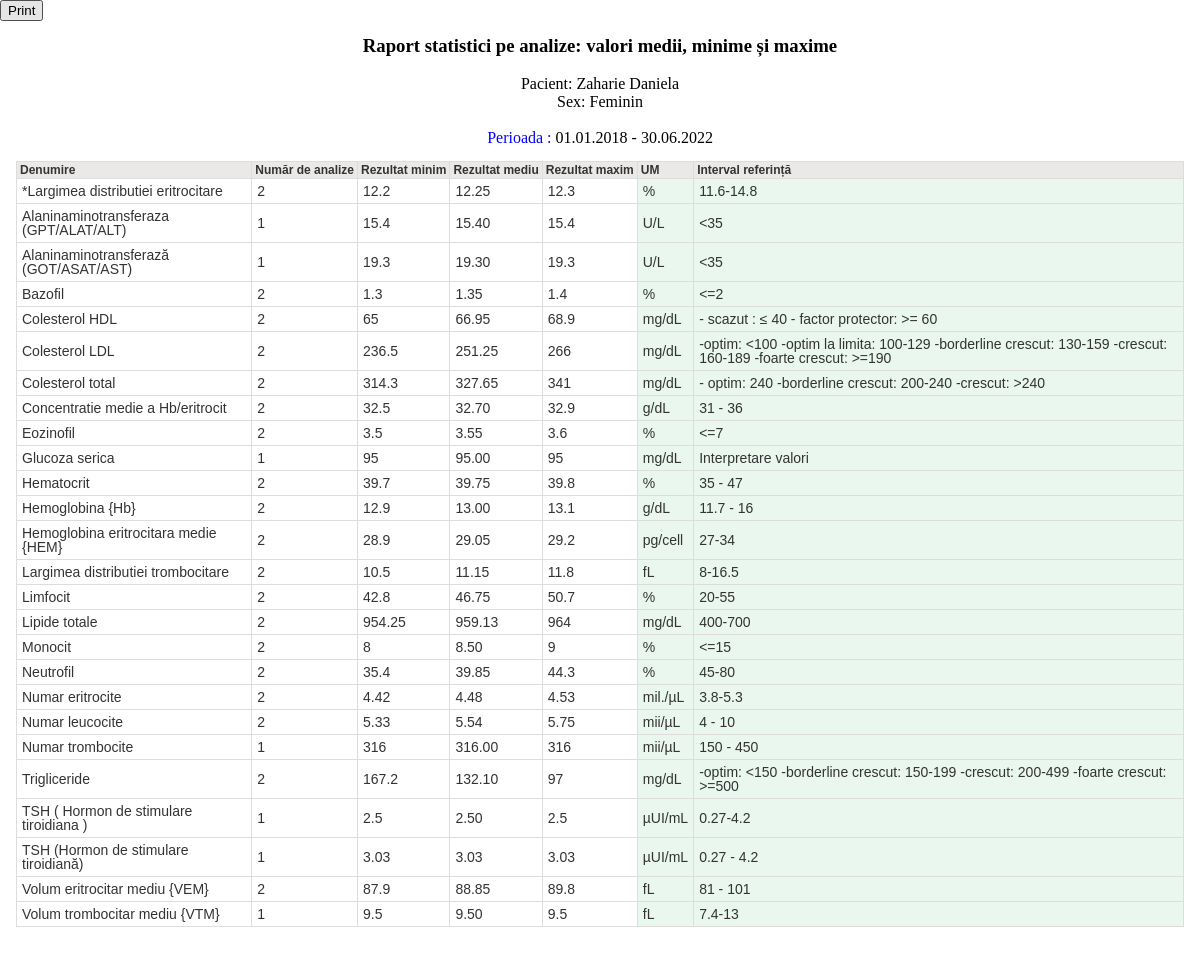
The page /buletine/rptStatisticiAnalize.php (signed in) on the database its author committed.
### tables this page shows
CREATE TABLE `tblperioada` (
  `DataI` date NOT NULL,
  `DataF` date NOT NULL
);

CREATE TABLE `nom_analize` (
  `IDA` int(11) NOT NULL,
  `DenumireA` varchar(250) NOT NULL,
  `Um` varchar(50) NOT NULL,
  `IntervalRef` varchar(250) NOT NULL
);

### buletine/rptStatisticiAnalize.php (the view, shortened to what this page needs)
<?php
include('../config.php');
?>
<link rel="stylesheet" href="style.css" type="text/css" media="print"/ >
<input style= "position:fixed;left:0;top:0;" id="printpagebutton" type="button" value="Print" onclick="printpage()"/>
<?php
$sirp="SELECT * from tblperioada ";
$rsp=mysqli_query($link,$sirp) ;
$rowp = mysqli_fetch_assoc($rsp) ;
$DataI =  date('d.m.Y', strtotime(str_replace('/', '-', $rowp['DataI'])));
$DataF =  date('d.m.Y', strtotime(str_replace('/', '-', $rowp['DataF'])));
$tmpsir =" (DataRecoltare >= DataI and DataRecoltare<=DataF) ";
		 if(strtolower($_SESSION['SESS_TIP'])!="administrator")
		 {
			 	$tmpsir .=" and buletine.id_user= " .  $_SESSION['SESS_ID_USER'];
		 }
$sql="select  nom_analize.IDA, DenumireA, UM, IntervalRef,
		count(*) as NrRezultate,
		Min(Rezultat) as RezultatMinim,
		Max(Rezultat) as RezultatMaxim,
		AVG(Rezultat) as RezultatMedie
		from buletine
			inner join cfg_useri on buletine.id_user=cfg_useri.id_user
			inner join buletine_analize on buletine_analize.NrBuletin=buletine.NrBuletin
			inner join nom_analize on buletine_analize.IDA=nom_analize.IDA, tblperioada
		WHERE " .$tmpsir . "
		group by nom_analize.IDA, DenumireA, UM, IntervalRef
		ORDER BY DenumireA ";
$sqluser="select   Concat(nume, ' ', prenume) as NumePrenume , cnp, if(left(cnp,1) =1 or left(cnp,1) =5 , 'Masculin', 'Feminin') as Sex
		from cfg_useri
		where id_user= " .  $_SESSION['SESS_ID_USER'];
$rsuser=mysqli_query($link,$sqluser) ;
$rowuser = mysqli_fetch_assoc($rsuser) ;
?>
<page size="A4">
<div id="raport_container" style="padding:8px;">
<center>
<h3>Raport statistici pe analize: valori medii, minime și maxime</h3>
Pacient: <?php echo $rowuser['NumePrenume'];?><br>
Sex: <?php echo $rowuser['Sex'];?> <br><br>
<span style="color:blue">Perioada : </span><?php echo $DataI;?> - <?php echo $DataF;?>
<br>
</center>
<div id="raport" style="font-size:12px;font-family:arial;">
<br>
		<table class="style1 norme" cell-spacing="0" cell-padding="0">
			<thead >
					<tr background="#ebe8e8" >
						<th id="" >Denumire</th>
						<th id="" >Număr de analize</th>
						<th id="" >Rezultat minim</th>
						<th id="" >Rezultat mediu</th>
						<th id="" >Rezultat maxim</th>
						<th id="" >UM</th>
						<th id="" >Interval referință</th>
					</tr>
			</thead>
			<tbody>
			<?php
				$rs2 = mysqli_query($link,$sql) ;
				while ($item_row = mysqli_fetch_array($rs2))
				{
				?>
						<tr >
								<td id="">  <?php echo $item_row['DenumireA'] ?> </td>
								<td id="">  <?php echo $item_row['NrRezultate'] ?></td>
								<td id="">  <?php echo $item_row['RezultatMinim'] ?></td>
								<td id="">  <?php echo number_format($item_row['RezultatMedie'],2)?></td>
								<td id="">  <?php echo $item_row['RezultatMaxim'] ?></td>
								<td id="" style="background:#E9F7EF">  <?php echo $item_row['UM'] ?></td>
								<td id="" style="background:#E9F7EF">  <?php echo $item_row['IntervalRef'] ?>
						</tr>
					<?php
				}
				?>
			</tbody>
			</table>
</div>
</div>
</page>

### style.css (style rules this page uses)
input { padding:4px 3px; }
table { width: 100%; margin: 0px; margin-bottom: 20px; }
table.style1 { width:100%; }
table.style1 th { border: 1px solid #DDDDDD; font-size:11px;line-height: 11px; padding: 2px 3px 2px 3px; color: #333333; white-space: nowrap; text-align: left; }
table.style1 thead th { background:#ebe8e8;padding-top: 2px;border-bottom:0px; }
table.style1 tbody { height: 60px; overflow-y: auto;overflow-x: hidden; }
table.style1 tbody tr { width:100%;background: #fff; }
table.style1 tbody tr td { border: 1px solid #DDDDDD; font-size:12px;line-height: 12px; padding:5px; color: #333333; }
table.style1 { border-width: 1px; border-style: solid; border-collapse: collapse; }
table.style1 tbody td { border-width: 1px; border-style: solid; }
table.style1 thead th { border-width: 1px; border-style: solid; border-bottom:0px; border-bottom:0px; }
table.style1 tr:nth-child(even) { background: #f1f1f1 }
table.style1 tr:nth-child(odd) { background: #FFF }

### buletine/rptStatisticiAnalize.php (style rules this page uses)
table { width: 100%; margin: 0px; margin-bottom: 20px; cell-padding:0px;cell-spacing:0px; }
table.style1 { width:100%; }
table.style1 th { border: 1px solid #DDDDDD; font-size:12px;line-height: 12px; padding: 2px 3px 2px 3px; color: #333333; white-space: nowrap; text-align: left; }
table.style1 thead th { background:#ebe8e8;padding-top: 2px;border-bottom:0px; }
table.style1 tbody { height: 60px; overflow-y: auto;overflow-x: hidden; }
table.style1 tbody tr { width:100%;background: #fff; }
table.style1 tbody tr td { border: 1px solid #DDDDDD; font-size:14px;line-height: 14px; padding:5px; color: #333333; }
table.style1 { border-width: 1px; border-style: solid; border-collapse: collapse; }
table.style1 tbody td { border-width: 1px; border-style: solid; }
table.style1 thead th { border-width: 1px; border-style: solid; border-bottom:0px; border-bottom:0px; }
page[size="A4" { background: #fff; width: 21cm; height:auto; display: block; margin: 0 auto; margin-bottom: 0.5cm; box-shadow: 0 0 0.5cm rgba(0,0,0,0.5); }

### rows shown on the page
tblperioada: DataI "01.01.2018", DataF "30.06.2022"
nom_analize: DenumireA "*Largimea distributiei eritrocitare", NrRezultate "2", RezultatMinim "12.2", RezultatMedie "12.25", RezultatMaxim "12.3", Um "%", IntervalRef "11.6-14.8"
nom_analize: DenumireA "Alaninaminotransferaza (GPT/ALAT/ALT)", NrRezultate "1", RezultatMinim "15.4", RezultatMedie "15.40", RezultatMaxim "15.4", Um "U/L", IntervalRef "<35"
nom_analize: DenumireA "Alaninaminotransferază (GOT/ASAT/AST)", NrRezultate "1", RezultatMinim "19.3", RezultatMedie "19.30", RezultatMaxim "19.3", Um "U/L", IntervalRef "<35"
nom_analize: DenumireA "Bazofil", NrRezultate "2", RezultatMinim "1.3", RezultatMedie "1.35", RezultatMaxim "1.4", Um "%", IntervalRef "<=2"
nom_analize: DenumireA "Colesterol HDL", NrRezultate "2", RezultatMinim "65", RezultatMedie "66.95", RezultatMaxim "68.9", Um "mg/dL", IntervalRef "- scazut : ≤ 40 - factor protector: >= 60"
nom_analize: DenumireA "Colesterol LDL", NrRezultate "2", RezultatMinim "236.5", RezultatMedie "251.25", RezultatMaxim "266", Um "mg/dL", IntervalRef "-optim: <100 -optim la limita: 100-129 -borderline crescut: 130-159 -crescut: 160-189 -foarte crescut: >=190"
nom_analize: DenumireA "Colesterol total", NrRezultate "2", RezultatMinim "314.3", RezultatMedie "327.65", RezultatMaxim "341", Um "mg/dL", IntervalRef "- optim: 240 -borderline crescut: 200-240 -crescut: >240"
nom_analize: DenumireA "Concentratie medie a Hb/eritrocit", NrRezultate "2", RezultatMinim "32.5", RezultatMedie "32.70", RezultatMaxim "32.9", Um "g/dL", IntervalRef "31 - 36"
nom_analize: DenumireA "Eozinofil", NrRezultate "2", RezultatMinim "3.5", RezultatMedie "3.55", RezultatMaxim "3.6", Um "%", IntervalRef "<=7"
nom_analize: DenumireA "Glucoza serica", NrRezultate "1", RezultatMinim "95", RezultatMedie "95.00", RezultatMaxim "95", Um "mg/dL", IntervalRef "Interpretare valori"
nom_analize: DenumireA "Hematocrit", NrRezultate "2", RezultatMinim "39.7", RezultatMedie "39.75", RezultatMaxim "39.8", Um "%", IntervalRef "35 - 47"
nom_analize: DenumireA "Hemoglobina {Hb}", NrRezultate "2", RezultatMinim "12.9", RezultatMedie "13.00", RezultatMaxim "13.1", Um "g/dL", IntervalRef "11.7 - 16"
nom_analize: DenumireA "Hemoglobina eritrocitara medie {HEM}", NrRezultate "2", RezultatMinim "28.9", RezultatMedie "29.05", RezultatMaxim "29.2", Um "pg/cell", IntervalRef "27-34"
nom_analize: DenumireA "Largimea distributiei trombocitare", NrRezultate "2", RezultatMinim "10.5", RezultatMedie "11.15", RezultatMaxim "11.8", Um "fL", IntervalRef "8-16.5"
nom_analize: DenumireA "Limfocit", NrRezultate "2", RezultatMinim "42.8", RezultatMedie "46.75", RezultatMaxim "50.7", Um "%", IntervalRef "20-55"
nom_analize: DenumireA "Lipide totale", NrRezultate "2", RezultatMinim "954.25", RezultatMedie "959.13", RezultatMaxim "964", Um "mg/dL", IntervalRef "400-700"
nom_analize: DenumireA "Monocit", NrRezultate "2", RezultatMinim "8", RezultatMedie "8.50", RezultatMaxim "9", Um "%", IntervalRef "<=15"
nom_analize: DenumireA "Neutrofil", NrRezultate "2", RezultatMinim "35.4", RezultatMedie "39.85", RezultatMaxim "44.3", Um "%", IntervalRef "45-80"
nom_analize: DenumireA "Numar eritrocite", NrRezultate "2", RezultatMinim "4.42", RezultatMedie "4.48", RezultatMaxim "4.53", Um "mil./µL", IntervalRef "3.8-5.3"
nom_analize: DenumireA "Numar leucocite", NrRezultate "2", RezultatMinim "5.33", RezultatMedie "5.54", RezultatMaxim "5.75", Um "mii/µL", IntervalRef "4 - 10"
nom_analize: DenumireA "Numar trombocite", NrRezultate "1", RezultatMinim "316", RezultatMedie "316.00", RezultatMaxim "316", Um "mii/µL", IntervalRef "150 - 450"
nom_analize: DenumireA "Trigliceride", NrRezultate "2", RezultatMinim "167.2", RezultatMedie "132.10", RezultatMaxim "97", Um "mg/dL", IntervalRef "-optim: <150 -borderline crescut: 150-199 -crescut: 200-499 -foarte crescut: >=500"
nom_analize: DenumireA "TSH ( Hormon de stimulare tiroidiana )", NrRezultate "1", RezultatMinim "2.5", RezultatMedie "2.50", RezultatMaxim "2.5", Um "µUI/mL", IntervalRef "0.27-4.2"
nom_analize: DenumireA "TSH (Hormon de stimulare tiroidiană)", NrRezultate "1", RezultatMinim "3.03", RezultatMedie "3.03", RezultatMaxim "3.03", Um "µUI/mL", IntervalRef "0.27 - 4.2"
nom_analize: DenumireA "Volum eritrocitar mediu {VEM}", NrRezultate "2", RezultatMinim "87.9", RezultatMedie "88.85", RezultatMaxim "89.8", Um "fL", IntervalRef "81 - 101"
nom_analize: DenumireA "Volum trombocitar mediu {VTM}", NrRezultate "1", RezultatMinim "9.5", RezultatMedie "9.50", RezultatMaxim "9.5", Um "fL", IntervalRef "7.4-13"

### other values the page prints
$rowuser['NumePrenume'] "Zaharie Daniela"
$rowuser['Sex'] "Feminin"
